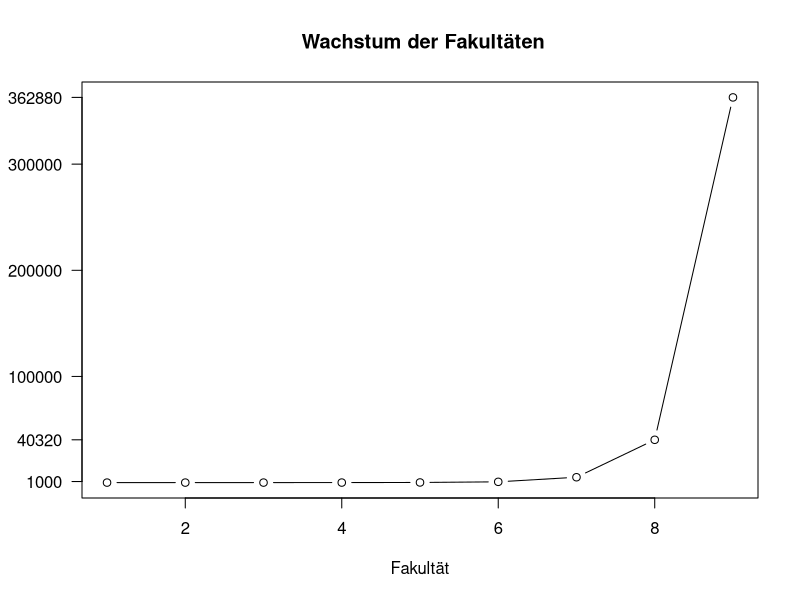

Write the R code that produced this figure.
## ---- chunk 1
library(knitr)
library(fGarch)
knitr::opts_chunk$set(echo = TRUE, cache=TRUE, size="scriptsize", 
                      fig.align = "center")
def.chunk.hook  <- knitr::knit_hooks$get("chunk")
knitr::knit_hooks$set(chunk = function(x, options) {
  x <- def.chunk.hook(x, options)
  ifelse(options$size != "normalsize", paste0("\n \\", options$size,"\n\n", x, "\n\n \\normalsize"), x)
})

## ---- chunk 2
x <- 1:9
y <- factorial(x)
plot(x, y, type="b", ylab="", xlab="Fakultät", main=" Wachstum der Fakultäten", yaxt='n')
marks <- c(1000, factorial(8), 100000, 200000, 300000, factorial(max(x)))
axis(2,at=marks,labels=format(marks, scientific = F),las=1)
## ---- chunk 3
library(gtools)
balls <- c("red", "blue", "green")
p <- permutations(v=balls, n=3, r=3,
                  set=F, repeats = F)
p
## ---- chunk 4
library(gtools)
balls <- c("red", "yellow", "yellow")
p <- permutations(v=balls, n=3, r=3,
                  set=F, repeats = F)
unique(p)
## ---- chunk 5
balls <- c("red", "blue", "green")

# Mit Wiederholung
## und mit Reihenfolge 
mwmr <- expand.grid(balls,balls)
nrow(mwmr)

## und ohne Reihenfolge
mwor <- combinations(v=balls, n=3, r=2,
                     repeats = T)
nrow(mwor)
## ---- chunk 6
balls <- c("red", "blue", "green")

# Ohne Wiederholung
## und mit Reihenfolge 
owmr <- mwmr[mwmr$Var1 != mwmr$Var2, ]
nrow(owmr)

## und ohne Reihenfolge
owor <- combinations(v=balls, n=3, r=2,
                     repeats = F)
nrow(owor)
